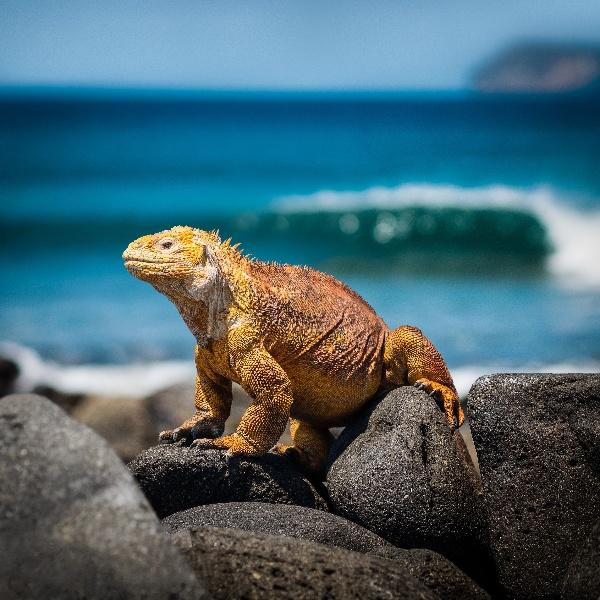
#> input picture Galapagos.jpg, 600 x 600 px
$ python trackbar.py
#> lines starting #> are read from the running program, lines starting #| are printed output that depends on the picture
import cv2
#Función asociada a la barra deslizante
def nada(x):
    pass

#Cargarlas imágenes
img1 = cv2.imread("Galapagos.jpg")
#> img1 is the input picture: shape (600, 600, 3); mean B, G, R 112.9, 102.8, 71.7
img2 = cv2.imread("Cotopaxi.jpg")
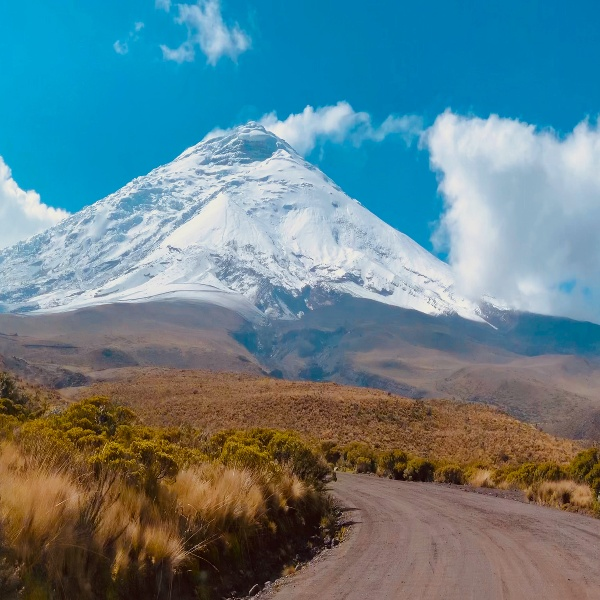
#> input picture Cotopaxi.jpg, 600 x 600 px
#> img2 is the input picture: shape (600, 600, 3); mean B, G, R 138, 129, 98

#Crear una ventana y la barra deslizante
cv2.namedWindow("BarraDeslizante")
cv2.createTrackbar("Porcentaje", "BarraDeslizante", 20, 100, nada)
cv2.createTrackbar("Gamma", "BarraDeslizante", 0, 100, nada)

while True:
    alpha = cv2.getTrackbarPos('Porcentaje', 'BarraDeslizante') / 100
    betha = 1 - alpha
    gamma = cv2.getTrackbarPos('Gamma', 'BarraDeslizante')
    res = cv2.addWeighted(img1, alpha, img2, betha, gamma)
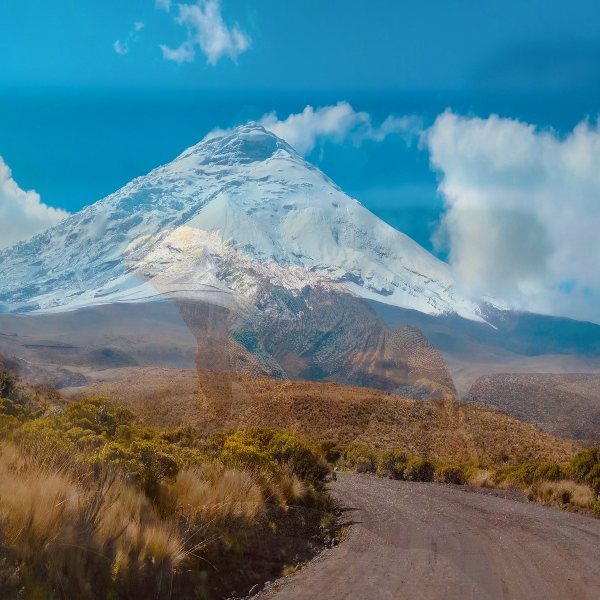
#> res: shape (600, 600, 3); mean B, G, R 133, 123.8, 92.7
    cv2.imshow("BarraDeslizante", res)
    if (cv2.waitKey(1) == ord('s')):
#> (key Esc is pressed here)
        break

cv2.destroyAllWindows()
